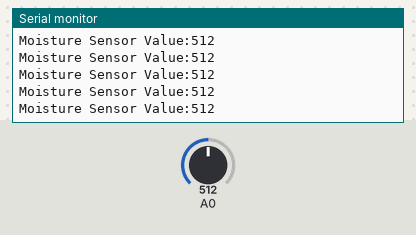
Bench run of a sketch on a simulated Arduino Uno, built with avr-gcc and run on an emulated ATmega328P. Parts: the last lines printed to the serial monitor. The test bench sets the inputs (shaded band); at power-on: A0 = 512.

Above: at 1.2 s.
1.3 s: A0 set to 716
At 1.31 s:
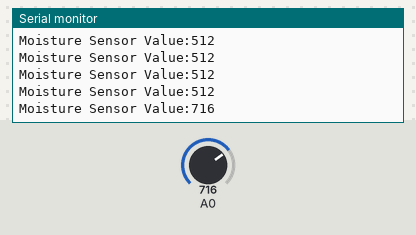
2.8 s: A0 set to 900
At 2.82 s:
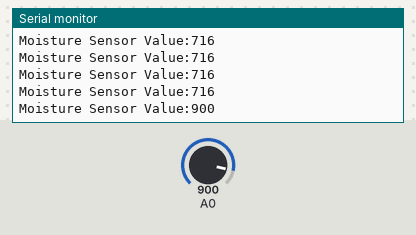
Timing chart, 0 to 5.8 s (numbered marks = the images above; inputs shaded):
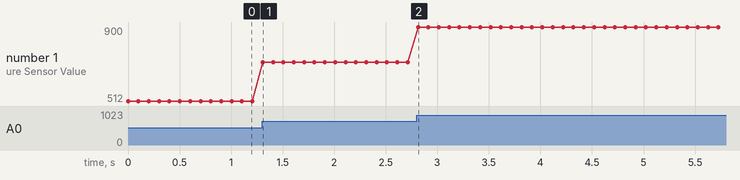

The sketch:

Project_19.ino
```cpp
/*
Keyes 37 in 1 Sensor Kit Upgraded Version
Project 19
soil humidity
By keyes

# Example code for the moisture sensor
# Connect the sensor to the A0(Analog 0) pin on the Arduino board
# the sensor value description
# 0 ~300 dry soil
# 300~700 humid soil
# 700~950 in water
*/
void setup(){
Serial.begin(57600);
}
void loop(){
Serial.print("Moisture Sensor Value:");
Serial.println(analogRead(0));
delay(100);
}
```

Measured:
- after the input at 1.3 s, the serial monitor: prints a new line at once (image 1)
- after the input at 2.8 s, the serial monitor: prints a new line at once (image 2)
- plotted number 1: 512 → 716 after the input at 1.3 s, 716 → 900 after the input at 2.8 s
